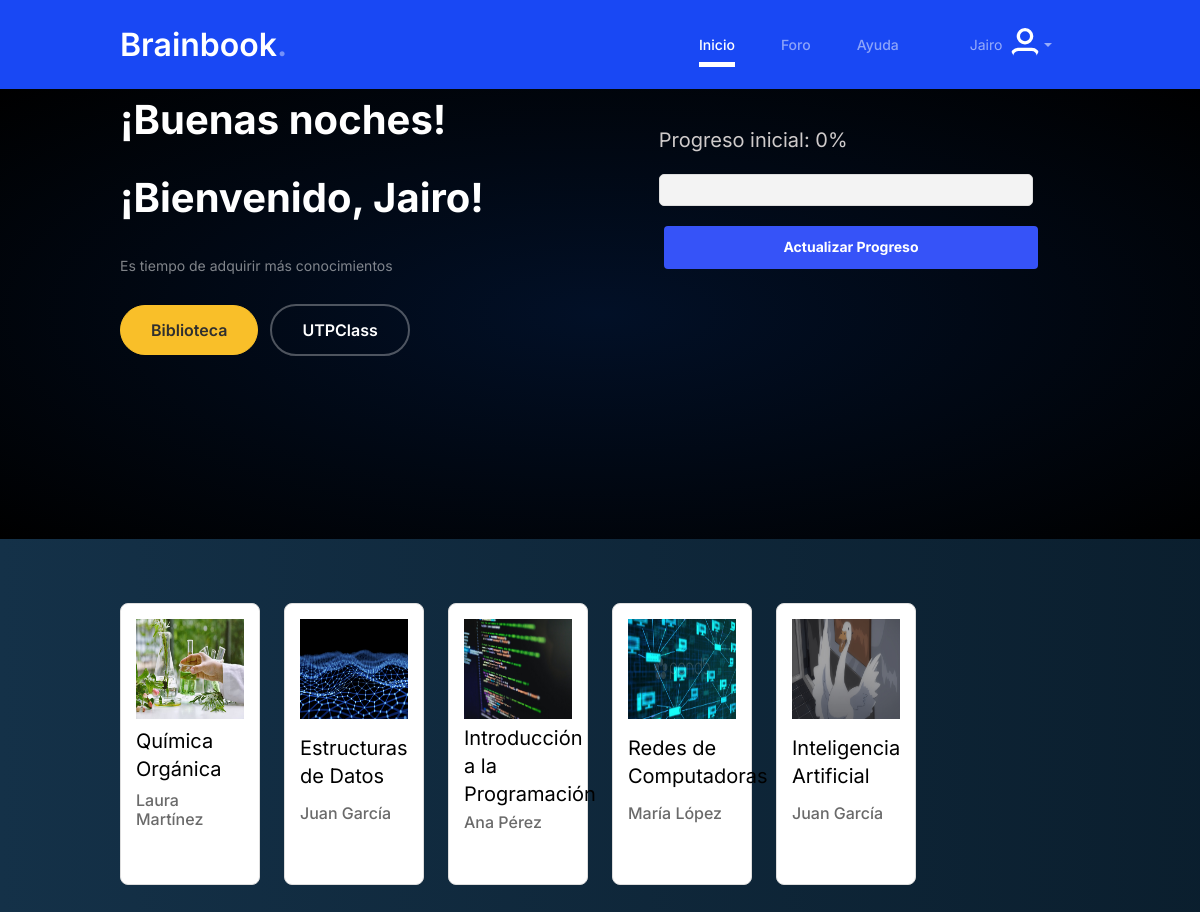
Page /views/index.php (signed in) on the committed database.
### tables this page shows
CREATE TABLE `cursos` (
  `id_curso` int(11) NOT NULL,
  `nombre_curso` varchar(255) NOT NULL,
  `descripcion` text DEFAULT NULL,
  `status` tinyint(4) NOT NULL DEFAULT 1,
  `version` int(11) DEFAULT 1,
  `imagen` varchar(50) DEFAULT NULL
);

CREATE TABLE `profesor` (
  `id_profesor` int(11) NOT NULL,
  `nombre` varchar(255) NOT NULL,
  `apellido` varchar(255) NOT NULL,
  `email` varchar(255) NOT NULL,
  `password` varchar(255) NOT NULL,
  `edad` int(11) DEFAULT NULL,
  `celular` varchar(15) DEFAULT NULL
);

### views/index.php (the view, shortened to what this page needs)
<?php
$database = new Database();
$conn = $database->getConnection();
if (isset($_SESSION['usuario'])) {
    $nombre_usuario = $_SESSION['usuario'];
    $id_usuario = $_SESSION['id_usuario'];
    $query = "SELECT c.id_curso, c.nombre_curso, c.descripcion, c.version, c.imagen,
                     p.nombre AS profesor_nombre, p.apellido AS profesor_apellido
              FROM curso_estudiante ce
              JOIN cursos c ON ce.id_curso = c.id_curso
              JOIN curso_profesor cp ON cp.id_curso = c.id_curso
              JOIN profesor p ON cp.id_profesor = p.id_profesor
              WHERE ce.id_usuario = :id_usuario";
    $stmt = $conn->prepare($query);
    $stmt->bindParam(':id_usuario', $id_usuario, PDO::PARAM_INT);
    $stmt->execute();
    $cursos = $stmt->fetchAll(PDO::FETCH_ASSOC);
} else {
    header("Location: login.php");
    exit();
}
?>
<!doctype html>
<html lang="en">
<head>
	<link href="../public/css/bootstrap.min.css" rel="stylesheet">
	<link href="https://cdnjs.cloudflare.com/ajax/libs/font-awesome/6.0.0-beta3/css/all.min.css" rel="stylesheet">
	<link href="../public/css/tiny-slider.css" rel="stylesheet">
	<link href="../public/css/style.css" rel="stylesheet">
	<link rel="stylesheet" href="../public/css/background.css">
</head>
<body>
	<nav class="custom-navbar navbar navbar navbar-expand-md navbar-dark bg-dark" arial-label="Furni navigation bar">
		<div class="container">
			<a class="navbar-brand" href="index.php">Brainbook<span>.</span></a>
			<div class="collapse navbar-collapse" id="navbarsFurni">
				<ul class="custom-navbar-nav navbar-nav ms-auto mb-2 mb-md-0">
					<li class="nav-item active">
						<a class="nav-link" href="index.php">Inicio</a>
					</li>
					<li><a class="nav-link" href="foro.php">Foro</a></li>
					<li><a class="nav-link" href="ayuda.php">Ayuda</a></li>
				</ul>
				<ul class="custom-navbar-cta navbar-nav mb-2 mb-md-0 ms-5">
					<li class="nav-item">
						<?php if (isset($_SESSION['usuario'])): ?>
							<div class="nav-item dropdown">
								<a class="nav-link dropdown-toggle d-flex align-items-center" href="#" id="navbarDropdown"
									role="button" data-toggle="dropdown" aria-haspopup="true" aria-expanded="false">
									<?php echo htmlspecialchars($nombre_usuario); ?>
									<img src="../public/images/user.svg" alt="User Icon" class="rounded-circle ms-2"
										width="30">
								</a>
							</div>
						<?php else: ?>
							<a class="nav-link" href="login.php">
								<img src="../public/images/user.svg" alt="User Icon" class="rounded-circle" width="30">
							</a>
						<?php endif; ?>
					</li>
				</ul>
			</div>
	</nav>
	<div class="hero">
		<div class="container">
			<div class="row">
				<div class="col">
				<div class="intro-excerpt">
					<h1 id="greeting"><span class="d-block"></span></h1>
					<h1>¡Bienvenido, <?php echo htmlspecialchars($nombre_usuario); ?>!</h1>
					<p class="mb-4">Es tiempo de adquirir más conocimientos </p>
					<p><a href="https://tubiblioteca.utp.edu.pe/" class="btn btn-secondary me-2"
							target="_blank">Biblioteca</a>
						<a href="https://sso.utp.edu.pe/auth/realms/Xpedition/protocol/openid-connect/auth?client_id=pao-web&redirect_uri=https%3A%2F%2Fclass.utp.edu.pe%2F&state=fefe7e3e-28bf-4744-8151-f536faa82aac&response_mode=fragment&response_type=code&scope=openid&nonce=8bbed0d1-bdca-49ae-8463-c50ecdfd2f79"
							class="btn btn-white-outline" target="_blank">UTPClass</a>
					</p>
				</div>
				</div>
				<div class="col">
						<div class="container">
								<div class="message" id="progressMessage">Progreso inicial: 0%</div>
								<div class="progress-container">
								</div>
								<button onclick="actualizarProgreso()">Actualizar Progreso</button>
						</div>
					<iframe
						src="https://calendar.google.com/calendar/embed?src=4c975285029ae97c311c58e477d7b293974f101c60d0735c01bc779ca6a74072%40group.calendar.google.com&ctz=America%2FLima"
						style="border: 0; width: 100%; height: 250px;"
						frameborder="0"
						scrolling="no">
					</iframe>
				</div>
			</div>
		</div>
	</div>
	<div class="product-section">
		<div class="container">
			<div class="row">
				<?php foreach ($cursos as $curso): ?>
					<div class="col-6 col-md-2 col-lg-2 mb-3">
						<a class="product-item"
							href="frontedcurse.php?id_curso=<?php echo htmlspecialchars($curso['id_curso']); ?>">
							<img src="<?php echo htmlspecialchars('../dashboard/' . $curso['imagen']); ?>"
								class="img-fluid product-thumbnail">
							<p class="title-curse"><?php echo htmlspecialchars($curso['nombre_curso']); ?></p>
							<h6><?php echo htmlspecialchars($curso['profesor_nombre'] . ' ' . $curso['profesor_apellido']); ?>
							</h6>
							<span class="icon-cross">
								<img src="../public/images/cross.svg" class="img-fluid">
							</span>
						</a>
					</div>
				<?php endforeach; ?>
			</div>
		</div>
	</div>
</body>
</html>

### public/css/style.css (style rules this page uses)
body { overflow-x: hidden; position: relative; }
body { font-family: "Inter", sans-serif; font-weight: 400; line-height: 28px; color: #6a6a6a; font-size: 14px; background-color: #65727c; }
a { text-decoration: none; -webkit-transition: 0.3s all ease; -o-transition: 0.3s all ease; transition: 0.3s all ease; color: #2f2f2f; text-decoration: underline; }
.custom-navbar { background: #1948f4 !important; padding-top: 20px; padding-bottom: 20px; }
.custom-navbar .navbar-brand { font-size: 32px; font-weight: 600; }
.custom-navbar .navbar-brand > span { opacity: 0.4; }
@media (min-width: 992px) { .custom-navbar .custom-navbar-nav li { margin-left: 15px; margin-right: 15px; } }
.custom-navbar .custom-navbar-nav li a { font-weight: 500; color: #ffffff !important; opacity: 0.5; -webkit-transition: 0.3s all ease; -o-transition: 0.3s all ease; transition: 0.3s all ease; position: relative; }
@media (min-width: 768px) { .custom-navbar .custom-navbar-nav li a:before { content: ""; position: absolute; bottom: 0; left: 8px; right: 8px; background: #ffffff; height: 5px; opacity: 1; visibility: visible; width: 0; -webkit-transition: 0.15s all ease-out; -o-transition: 0.15s all ease-out; transition: 0.15s all ease-out; } }
.custom-navbar .custom-navbar-nav li.active a { opacity: 1; }
.custom-navbar .custom-navbar-nav li.active a:before { width: calc(100% - 16px); }
.custom-navbar .custom-navbar-cta { margin-left: 0 !important; -webkit-box-orient: horizontal; -webkit-box-direction: normal; -ms-flex-direction: row; flex-direction: row; }
@media (min-width: 768px) { .custom-navbar .custom-navbar-cta { margin-left: 40px !important; } }
.custom-navbar .custom-navbar-cta li { margin-left: 0px; margin-right: 0px; }
.custom-navbar .custom-navbar-cta li:first-child { margin-right: 20px; }
.hero { background-image: radial-gradient(#021027, #000000); height: 500px; padding: 0; display: flex; flex-direction: column; justify-content: center; align-items: center; }
@media (min-width: 768px) { .hero { height: 450px; } }
@media (min-width: 992px) { .hero { height: 450px; } }
.hero .intro-excerpt { position: relative; z-index: 4; }
@media (min-width: 992px) { .hero .intro-excerpt { max-width: 450px; } }
.hero h1 { font-weight: 700; color: #ffffff; margin-bottom: 30px; }
.hero p { color: rgba(255, 255, 255, 0.5); margin-bottom: 30px; }
.btn { font-weight: 600; padding: 12px 30px; border-radius: 30px; color: #ffffff; background: #2f2f2f; border-color: #2f2f2f; }
.btn.btn-secondary { color: #2f2f2f; background: #f9bf29; border-color: #f9bf29; }
.btn.btn-white-outline { background: transparent; border-width: 2px; border-color: rgba(255, 255, 255, 0.3); }
.product-section { padding: 4rem 0; }
.dropdown { position: relative; display: inline-block; }
.product-item { display: flex; flex-direction: column; justify-content: space-between; height: 100%; text-decoration: none; color: inherit; border: 1px solid #ddd; border-radius: 8px; padding: 15px; background-color: #fff; transition: transform 0.3s, box-shadow 0.3s; }
.product-thumbnail { width: 100%; height: 100px; }
.title-curse, .product-price, h3 { margin: 0; padding: 5px 0; }
button { margin-top: 10px; padding: 10px 15px; background-color: #007BFF; color: white; border: none; border-radius: 4px; cursor: pointer; }
.title-curse { color: #000000; font-size: 20px; }
button { font-weight: bold; color: white; border-radius: 2rem; cursor: pointer; width: 95.02px; height: 42.66px; border: none; background-color: #3653f8; display: flex; justify-content: center; align-items: center; margin: 5px; }
button:nth-of-type(1) { left: 20px; bottom: 10px; }
button { background-color: #3653f8; color: white; border: none; border-radius: 4px; padding: 10px 15px; cursor: pointer; margin-top: 10px; width: 100%; }
.container { width: 80%; margin: 0 auto; padding: calc(1rem - 30px) 0 0rem 0; }
.progress-container { width: 100%; max-width: 600px; margin: 20px auto; background-color: #f3f3f3; border: 1px solid #ddd; border-radius: 5px; overflow: hidden; }
.message { margin-bottom: 10px; font-size: 20px; color: #cfcbcb; }

### public/css/background.css (style rules this page uses)
html { width: 100%; height: 100%; }
body { background: linear-gradient(90deg, #143148, #010c14 100%); background-size: 200% 200%; height: 100%; width: 100%; -webkit-animation: background 6s ease infinite; animation: background 6s ease infinite; }

### rows in the picture
cursos: imagen (picture), nombre_curso "Química Orgánica", profesor.nombre+apellido "Laura Martínez"
cursos: imagen (picture), nombre_curso "Estructuras de Datos", profesor.nombre+apellido "Juan García"
cursos: imagen (picture), nombre_curso "Introducción a la Programación", profesor.nombre+apellido "Ana Pérez"
cursos: imagen (picture), nombre_curso "Redes de Computadoras", profesor.nombre+apellido "María López"
cursos: imagen (picture), nombre_curso "Inteligencia Artificial", profesor.nombre+apellido "Juan García"

### other values in the picture
$nombre_usuario "Jairo"
